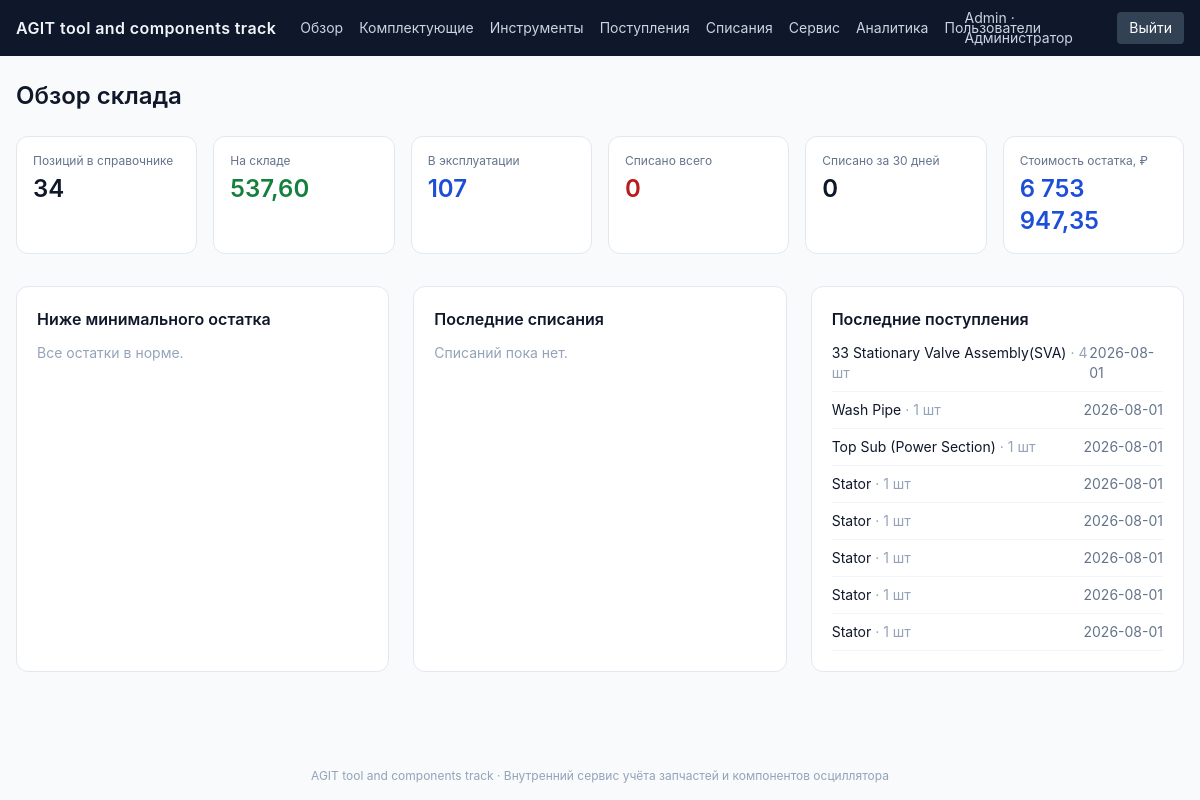
The app's page /dashboard (signed in) with its own data.
### tables this page shows
CREATE TABLE users (
    id            INTEGER PRIMARY KEY AUTOINCREMENT,
    email         TEXT NOT NULL UNIQUE,
    password_hash TEXT NOT NULL,
    full_name     TEXT NOT NULL DEFAULT '',
    role          TEXT NOT NULL DEFAULT 'viewer' CHECK (role IN ('admin', 'engineer', 'viewer')),
    is_active     INTEGER NOT NULL DEFAULT 1,
    created_at    TIMESTAMP NOT NULL DEFAULT CURRENT_TIMESTAMP
);

CREATE TABLE receipts (
    id                    INTEGER PRIMARY KEY AUTOINCREMENT,
    part_id               INTEGER NOT NULL REFERENCES parts(id) ON DELETE CASCADE,
    unit_id               INTEGER REFERENCES units(id) ON DELETE SET NULL,
    quantity              NUMERIC NOT NULL DEFAULT 1,
    receipt_date          DATE NOT NULL,
    order_ref             TEXT NOT NULL DEFAULT '',
    date_mfg              TEXT NOT NULL DEFAULT '',
    -- Таможенной пошлины здесь намеренно НЕТ — она привязана к позиции
    -- (parts.customs_duty_percent), а не к партии, см. комментарий у этого
    -- поля в таблице parts выше. Партия/поступление теперь идентифицируется
    -- парой order_ref + date_mfg (номер заказа + дата производства), а не
    -- отдельным номером партии — прежнее поле batch_serial_number удалено
    -- (миграция 0012), т.к. дублировало серийный номер единицы.
    exchange_rate         NUMERIC,
    total_cost_cny        NUMERIC,
    -- Вес этой позиции (строки поступления), кг — вводится вручную (общий
    -- вес по факту, с коробки/накладной), а не берётся из карточки детали.
    -- Вместе с order_total_weight_kg/order_total_shipping_cost_rub этого же
    -- заказа используется для автоматического расчёта трансфер прайса
    -- (см. app/routes_receipts.py: транспорт прайс позиции = общие затраты
    -- на доставку заказа × (вес позиции / общий вес заказа), далее — за
    -- единицу этой позиции). order_total_weight_kg и
    -- order_total_shipping_cost_rub дублируются в каждую позицию одного
    -- заказа (справочно/для аудита расчёта, отдельной таблицы заказов нет).
    weight_kg                     NUMERIC,
    order_total_weight_kg         NUMERIC,
    order_total_shipping_cost_rub NUMERIC,
    -- Трансфер прайс за единицу в этой партии, ₽ (логистика/доставка сверх
    -- таможенной стоимости) — вместе с total_cost_cny/quantity, exchange_rate
    -- партии и customs_duty_percent детали участвует в формуле стоимости
    -- единицы (см. app/costing.py). При сохранении поступления актуализирует
    -- соответствующие поля в карточке детали (parts). Рассчитывается
    -- автоматически из weight_kg/order_total_weight_kg/
    -- order_total_shipping_cost_rub (см. выше), но хранится явно, т.к. это
    -- ЕДИНСТВЕННОЕ значение, которое реально участвует в формуле стоимости
    -- единицы (app/costing.py) — вес и итоговые суммы заказа в ней не
    -- используются напрямую.
    transfer_price_rub    NUMERIC,
    remaining_quantity    NUMERIC NOT NULL DEFAULT 0,
    note                  TEXT NOT NULL DEFAULT '',
    created_by            INTEGER REFERENCES users(id),
    created_at            TIMESTAMP NOT NULL DEFAULT CURRENT_TIMESTAMP
);

CREATE TABLE parts (
    id                     INTEGER PRIMARY KEY AUTOINCREMENT,
    tool_size              TEXT NOT NULL DEFAULT '',
    part_name              TEXT NOT NULL,
    part_number            TEXT NOT NULL UNIQUE,
    category               TEXT NOT NULL DEFAULT 'other' CHECK (category IN ('rotor', 'stator', 'other')),
    specification          TEXT NOT NULL DEFAULT '',
    unit_weight_kg         NUMERIC,
    -- Составляющие расчётной стоимости за единицу (см. app/costing.py):
    -- стоимость = standard_cost_cny * exchange_rate * (1 + customs_duty_percent/100)
    --             + unit_transfer_price_rub.
    -- standard_cost_cny / exchange_rate / unit_transfer_price_rub кэшируют
    -- данные САМОГО ПОСЛЕДНЕГО поступления по этой детали (себестоимость
    -- может отличаться от партии к партии) — обновляются автоматически при
    -- регистрации нового поступления (см. routes_receipts.py), либо правятся
    -- вручную в карточке детали. customs_duty_percent — ИСКЛЮЧЕНИЕ: это
    -- атрибут самой позиции (part_number), а не партии — таможенная пошлина
    -- одна и та же для всех поступлений этой детали независимо от партии, и
    -- меняется только вручную в карточке детали (поступления её не трогают).
    standard_cost_cny      NUMERIC,
    exchange_rate          NUMERIC,
    customs_duty_percent   NUMERIC,
    unit_transfer_price_rub NUMERIC,
    min_stock_qty          INTEGER NOT NULL DEFAULT 0,
    is_serialized          INTEGER NOT NULL DEFAULT 1,
    opening_balance_qty    NUMERIC NOT NULL DEFAULT 0,
    created_at             TIMESTAMP NOT NULL DEFAULT CURRENT_TIMESTAMP
);

### app/routes_dashboard.py (the view)
@bp.route("/dashboard")
@login_required
def index():
    total_parts = db.query_one("SELECT COUNT(*) AS c FROM parts")["c"]
    total_installed = db.query_one("SELECT COUNT(*) AS c FROM units WHERE status = 'installed'")["c"]
    total_written_off = db.query_one("SELECT COUNT(*) AS c FROM units WHERE status = 'written_off'")["c"]
    stock_value_rub = total_stock_value()
    stock = stock_map()
    total_in_stock = round(sum(stock.values()), 2)
    parts = db.query_all("SELECT id, part_name, part_number, tool_size, min_stock_qty FROM parts")
    low_stock = sorted(
        (
            {**p, "in_stock": stock.get(p["id"], 0)}
            for p in parts
            if stock.get(p["id"], 0) < p["min_stock_qty"]
        ),
        key=lambda p: p["min_stock_qty"] - p["in_stock"],
        reverse=True,
    )[:10]
    recent_writeoffs = db.query_all(
        """
        SELECT w.id, w.write_off_date, w.reason, w.quantity, u.serial_number, p.part_name
        FROM write_offs w
        JOIN parts p ON p.id = w.part_id
        LEFT JOIN units u ON u.id = w.unit_id
        ORDER BY w.write_off_date DESC, w.id DESC
        LIMIT 8
        """
    )
    recent_receipts = db.query_all(
        """
        SELECT r.id, r.receipt_date, r.quantity, r.order_ref, p.part_name
        FROM receipts r
        JOIN parts p ON p.id = r.part_id
        ORDER BY r.receipt_date DESC, r.id DESC
        LIMIT 8
        """
    )
    thirty_days_ago = (date.today() - timedelta(days=30)).isoformat()
    writeoffs_30d = db.query_one(
        "SELECT COUNT(*) AS c FROM write_offs WHERE write_off_date >= %s", [thirty_days_ago]
    )["c"]
    return render_template(
        "dashboard.html",
        total_parts=total_parts,
        total_in_stock=total_in_stock,
        total_installed=total_installed,
        total_written_off=total_written_off,
        stock_value_rub=stock_value_rub,
        low_stock=low_stock,
        recent_writeoffs=recent_writeoffs,
        recent_receipts=recent_receipts,
        writeoffs_30d=writeoffs_30d,
    )

### app/auth.py (called while the page is built)
def load_logged_in_user():
    user_id = session.get("user_id")
    if user_id is None:
        g.user = None
    else:
        g.user = db.query_one(
            "SELECT id, email, full_name, role, is_active FROM users WHERE id = %s",
            [user_id],
        )
        if g.user and not g.user.get("is_active", True):
            g.user = None
            session.clear()

def login_required(view):
    @functools.wraps(view)
    def wrapped(*args, **kwargs):
        if g.user is None:
            return redirect(url_for("auth.login", next=request.path))
        return view(*args, **kwargs)
    return wrapped

def can_edit():
    return g.user is not None and g.user["role"] in ("admin", "engineer")

### app/costing.py (called while the page is built)
def unit_cost_rub(cost_cny, exchange_rate, customs_duty_percent, transfer_price_rub):
    cny = float(cost_cny) if cost_cny is not None else 0.0
    rate = float(exchange_rate) if exchange_rate is not None else 0.0
    duty_factor = 1.0 + (float(customs_duty_percent) / 100.0 if customs_duty_percent is not None else 0.0)
    transfer = float(transfer_price_rub) if transfer_price_rub is not None else 0.0
    return cny * rate * duty_factor + transfer

### app/csrf.py (called while the page is built)
def init_app(app):
    app.jinja_env.globals["csrf_token"] = get_csrf_token
    @app.before_request
    def _check_csrf():
        if request.method in ("POST", "PUT", "PATCH", "DELETE"):
            sent = request.form.get("csrf_token", "")
            expected = session.get("_csrf_token", "")
            if not expected or not secrets.compare_digest(sent, expected):
                abort(400, description="Некорректный CSRF-токен. Обновите страницу и повторите попытку.")

### app/db.py (called while the page is built, shortened)
def _to_sqlite(query: str) -> str:
    return _PLACEHOLDER_RE.sub("?", query)

def _get_raw_connection():
    if IS_POSTGRES:
        import time
        import psycopg2
        import psycopg2.extras
        last_error = None
        for attempt in range(3):
            try:
                return psycopg2.connect(DATABASE_URL, cursor_factory=psycopg2.extras.RealDictCursor)
            except psycopg2.OperationalError as e:
                last_error = e
                if attempt < 2:
                    time.sleep(1.5 * (attempt + 1))
        raise last_error
    else:
        os.makedirs(os.path.dirname(SQLITE_PATH), exist_ok=True)
        conn = sqlite3.connect(SQLITE_PATH, detect_types=sqlite3.PARSE_DECLTYPES)
        conn.row_factory = sqlite3.Row
        conn.execute("PRAGMA foreign_keys = ON")
        return SqliteConnWrapper(conn)

### app/templates/dashboard.html (shortened to what this page needs)
{% extends "base.html" %}
{% block content %}
<h1 class="text-2xl font-semibold mb-6">Обзор склада</h1>
<div class="grid grid-cols-2 md:grid-cols-6 gap-4 mb-8">
  <div class="bg-white border border-slate-200 rounded-xl p-4">
    <div class="text-xs text-slate-500">Позиций в справочнике</div>
    <div class="text-2xl font-semibold mt-1">{{ total_parts }}</div>
  </div>
  <div class="bg-white border border-slate-200 rounded-xl p-4">
    <div class="text-xs text-slate-500">На складе</div>
    <div class="text-2xl font-semibold mt-1 text-green-700">{{ total_in_stock|num }}</div>
  </div>
  <div class="bg-white border border-slate-200 rounded-xl p-4">
    <div class="text-xs text-slate-500">В эксплуатации</div>
    <div class="text-2xl font-semibold mt-1 text-blue-700">{{ total_installed }}</div>
  </div>
  <div class="bg-white border border-slate-200 rounded-xl p-4">
    <div class="text-xs text-slate-500">Списано всего</div>
    <div class="text-2xl font-semibold mt-1 text-red-700">{{ total_written_off }}</div>
  </div>
  <div class="bg-white border border-slate-200 rounded-xl p-4">
    <div class="text-xs text-slate-500">Списано за 30 дней</div>
    <div class="text-2xl font-semibold mt-1">{{ writeoffs_30d }}</div>
  </div>
  <div class="bg-white border border-slate-200 rounded-xl p-4">
    <div class="text-xs text-slate-500">Стоимость остатка, ₽</div>
    <div class="text-2xl font-semibold mt-1 text-blue-700">{{ stock_value_rub|money }}</div>
  </div>
</div>
<div class="grid md:grid-cols-3 gap-6">
  <div class="md:col-span-1 bg-white border border-slate-200 rounded-xl p-5">
    <h2 class="font-semibold mb-3">Ниже минимального остатка</h2>
    {% if low_stock %}
    <ul class="space-y-2 text-sm">
      {% for p in low_stock %}
      <li class="flex justify-between items-center border-b border-slate-100 pb-2">
        <a href="{{ url_for('parts.detail', part_id=p.id) }}" class="hover:underline">{{ p.part_name }}</a>
        <span class="text-red-600 font-medium">{{ p.in_stock }} / {{ p.min_stock_qty }}</span>
      </li>
      {% endfor %}
    </ul>
    {% else %}
    <p class="text-sm text-slate-400">Все остатки в норме.</p>
    {% endif %}
  </div>
  <div class="bg-white border border-slate-200 rounded-xl p-5">
    <h2 class="font-semibold mb-3">Последние списания</h2>
    {% if recent_writeoffs %}
    <ul class="space-y-2 text-sm">
      {% for w in recent_writeoffs %}
      <li class="flex justify-between border-b border-slate-100 pb-2">
        <span>{{ w.part_name }} <span class="text-slate-400">· {{ w.serial_number if w.serial_number else (w.quantity|num) + ' шт' }}</span></span>
        <span class="text-slate-500">{{ w.write_off_date }}</span>
      </li>
      {% endfor %}
    </ul>
    {% else %}
    <p class="text-sm text-slate-400">Списаний пока нет.</p>
    {% endif %}
  </div>
  <div class="bg-white border border-slate-200 rounded-xl p-5">
    <h2 class="font-semibold mb-3">Последние поступления</h2>
    {% if recent_receipts %}
    <ul class="space-y-2 text-sm">
      {% for r in recent_receipts %}
      <li class="flex justify-between border-b border-slate-100 pb-2">
        <span>{{ r.part_name }}<span class="text-slate-400"> · {{ r.quantity|num }} шт</span></span>
        <span class="text-slate-500">{{ r.receipt_date }}</span>
      </li>
      {% endfor %}
    </ul>
    {% else %}
    <p class="text-sm text-slate-400">Поступлений пока нет.</p>
    {% endif %}
  </div>
</div>
{% endblock %}

### app/templates/base.html (shortened to what this page needs)
<!doctype html>
<html lang="ru">
<head>
  <script src="https://cdn.tailwindcss.com"></script>
</head>
<body class="bg-slate-50 text-slate-900 min-h-screen flex flex-col">
  {% if current_user %}
  <nav class="bg-slate-900 text-slate-100">
    <div class="max-w-[1600px] mx-auto px-4 xl:px-8">
      <div class="flex items-center justify-between h-14 gap-4">
        <div class="flex items-center gap-6 min-w-0">
          <a href="{{ url_for('dashboard.index') }}" class="font-semibold tracking-wide whitespace-nowrap shrink-0">AGIT tool and components track</a>
          <div class="hidden lg:flex gap-4 text-sm text-slate-300">
            <a href="{{ url_for('dashboard.index') }}" class="hover:text-white">Обзор</a>
            <a href="{{ url_for('parts.list_parts') }}" class="hover:text-white">Комплектующие</a>
            <a href="{{ url_for('tools.list_view') }}" class="hover:text-white">Инструменты</a>
            <a href="{{ url_for('receipts.list_receipts') }}" class="hover:text-white">Поступления</a>
            <a href="{{ url_for('writeoffs.list_writeoffs') }}" class="hover:text-white">Списания</a>
            <a href="{{ url_for('jobs.list_view') }}" class="hover:text-white">Сервис</a>
            <a href="{{ url_for('analytics.index') }}" class="hover:text-white">Аналитика</a>
            {% if current_user.role == 'admin' %}
            <a href="{{ url_for('admin.users') }}" class="hover:text-white">Пользователи</a>
            {% endif %}
          </div>
        </div>
        <div class="flex items-center gap-3 text-sm text-slate-300">
          <a href="{{ url_for('auth.change_password') }}" class="hover:text-white">{{ current_user.full_name or current_user.email }} · {{ role_labels[current_user.role] }}</a>
          <a href="{{ url_for('auth.logout') }}" class="px-3 py-1.5 rounded bg-slate-700 hover:bg-slate-600 text-white">Выйти</a>
        </div>
      </div>
    </div>
  </nav>
  {% endif %}
  <main class="flex-1 max-w-[1600px] mx-auto w-full px-4 xl:px-8 py-6">
    {% block content %}{% endblock %}
  </main>
  <footer class="text-center text-xs text-slate-400 py-4">AGIT tool and components track · Внутренний сервис учёта запчастей и компонентов осциллятора</footer>
</body>
</html>

### app/templates/base.html (style rules this page uses)
body { font-family: -apple-system, BlinkMacSystemFont, "Segoe UI", Roboto, sans-serif; }

### records on screen
users: full_name "Admin", role "Администратор"
receipts: part_name "33 Stationary Valve Assembly(SVA)", quantity|num "4", receipt_date "2026-08-01"
receipts: part_name "Wash Pipe", quantity|num "1", receipt_date "2026-08-01"
receipts: part_name "Top Sub (Power Section)", quantity|num "1", receipt_date "2026-08-01"
receipts: part_name "Stator", quantity|num "1", receipt_date "2026-08-01"
receipts: part_name "Stator", quantity|num "1", receipt_date "2026-08-01"
receipts: part_name "Stator", quantity|num "1", receipt_date "2026-08-01"
receipts: part_name "Stator", quantity|num "1", receipt_date "2026-08-01"
receipts: part_name "Stator", quantity|num "1", receipt_date "2026-08-01"

### other values on screen
{{ total_parts }} "34"
{{ total_in_stock|num }} "537,60"
{{ total_installed }} "107"
{{ total_written_off }} "0"
{{ writeoffs_30d }} "0"
{{ stock_value_rub|money }} "6 753 947,35"
